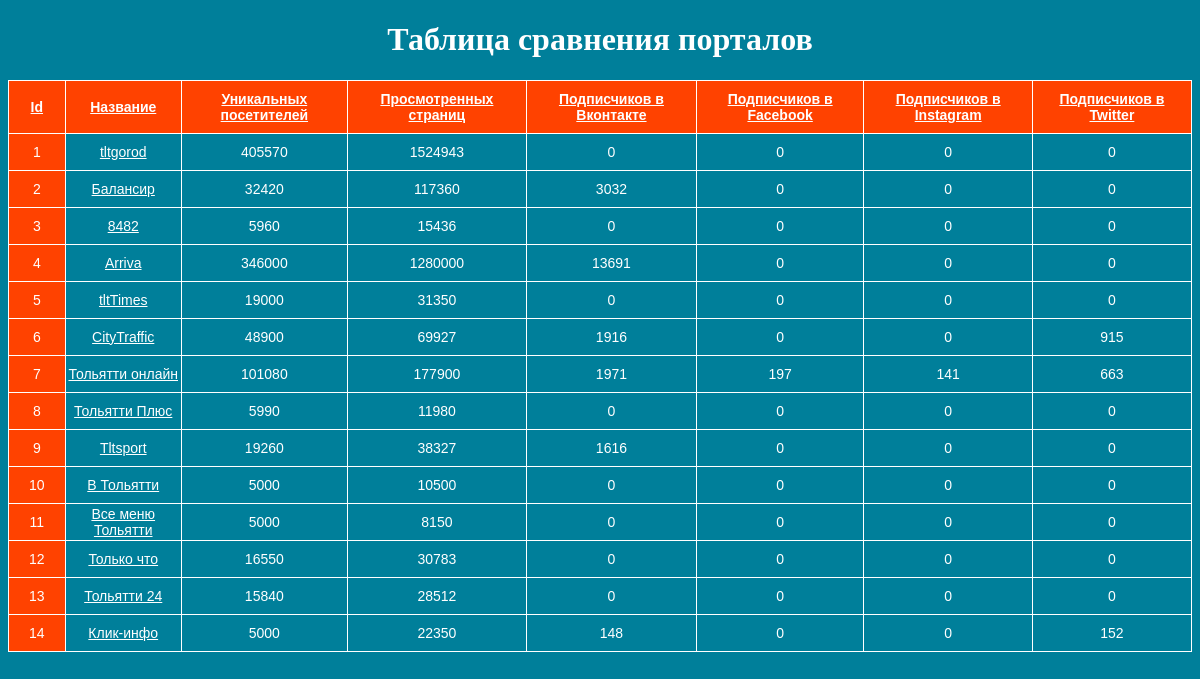
The page / on the database its author committed.
### tables this page shows
CREATE TABLE `portals` (
  `id` int(11) NOT NULL,
  `name` text NOT NULL,
  `url` text NOT NULL,
  `visitors` int(200) NOT NULL,
  `pages` int(200) NOT NULL,
  `description` text NOT NULL,
  `news` text NOT NULL,
  `sections` text NOT NULL,
  `vk` text NOT NULL,
  `vksubs` int(200) NOT NULL,
  `facebook` text NOT NULL,
  `facebooksubs` int(200) NOT NULL,
  `inst` text NOT NULL,
  `instsubs` int(200) NOT NULL,
  `twitter` text NOT NULL,
  `twittersubs` int(200) NOT NULL
);

### index.php (the view, shortened to what this page needs)
<!DOCTYPE html>
<html>
<head>
<link rel="stylesheet" href="mystyle.css">
</head>
<body>
<h1 align="center">Таблица сравнения порталов</h1>
<?php
require_once 'connection.php';
$link = mysqli_connect($host, $user, $password, $database)
    or die("Ошибка " . mysqli_error($link));
$sort = isset($_GET['sort'])?$_GET['sort']:null;
if($sort != 'id' && $sort != 'name' && $sort != 'visitors'
 && $sort != 'pages' && $sort != 'vksubs' && $sort != 'facebooksubs'
 && $sort != 'instsubs' && $sort != 'twittersubs')
{
$sort = 'id';
$way = 'ASC';
}
 else
 {
 $way='DESC';
 }
$query ="SELECT id, name, visitors, pages, vksubs, facebooksubs, instsubs, twittersubs
 FROM portals
 ORDER BY $sort $way";
$result = mysqli_query($link, $query) or die("Ошибка " . mysqli_error($link));
    $rows = mysqli_num_rows($result);
    echo "<table>
	<tr>
	<th><a href=index.php?sort=id>Id</a></th>
	<th><a href=index.php?sort=name>Название</th>
	<th><a href=index.php?sort=visitors>Уникальных посетителей</a></th>
	<th><a href=index.php?sort=pages>Просмотренных страниц</a></th>
	<th><a href=index.php?sort=vksubs>Подписчиков в Вконтакте</a></th>
	<th><a href=index.php?sort=facebooksubs>Подписчиков в Facebook</a></th>
	<th><a href=index.php?sort=instsubs>Подписчиков в Instagram</a></th>
	<th><a href=index.php?sort=twittersubs>Подписчиков в Twitter</a></th>
	</tr>";
    for ($i = 1 ; $i < $rows+1 ; ++$i)
    {
        $row = mysqli_fetch_array($result);
        echo "<tr>";
            for ($j = 0 ; $j < 8 ; ++$j)
			{
				if ($j==1)
				{
					echo '<td><a href="/portal.php?id='.$row['id'].'">'.$row['name'].'</a></td>';
				}
				else
				echo "<td>$row[$j]</td>";
			}
        echo "</tr>";
    }
    echo "</table>";
?>
</body>
</html>

### mystyle.css (style rules this page uses)
table { margin: auto; font-family: "Lucida Sans Unicode", "Lucida Grande", Sans-Serif; font-size: 14px; border-collapse: collapse; text-align: center; }
th, td:first-child { background: #ff4200; color: white; padding: 10px 20px; }
th, td { border-style: solid; border-width: 1px 1px 1px 1px; border-color: white; }
td { background: #007f9a; }
body { background: #007f9a; color:white; }
A { color: white; }

### rows shown on the page
portals: id "1", name "tltgorod", visitors "405570", pages "1524943", vksubs "0", facebooksubs "0", instsubs "0", twittersubs "0"
portals: id "2", name "Балансир", visitors "32420", pages "117360", vksubs "3032", facebooksubs "0", instsubs "0", twittersubs "0"
portals: id "3", name "8482", visitors "5960", pages "15436", vksubs "0", facebooksubs "0", instsubs "0", twittersubs "0"
portals: id "4", name "Arriva", visitors "346000", pages "1280000", vksubs "13691", facebooksubs "0", instsubs "0", twittersubs "0"
portals: id "5", name "tltTimes", visitors "19000", pages "31350", vksubs "0", facebooksubs "0", instsubs "0", twittersubs "0"
portals: id "6", name "CityTraffic", visitors "48900", pages "69927", vksubs "1916", facebooksubs "0", instsubs "0", twittersubs "915"
portals: id "7", name "Тольятти онлайн", visitors "101080", pages "177900", vksubs "1971", facebooksubs "197", instsubs "141", twittersubs "663"
portals: id "8", name "Тольятти Плюс", visitors "5990", pages "11980", vksubs "0", facebooksubs "0", instsubs "0", twittersubs "0"
portals: id "9", name "Tltsport", visitors "19260", pages "38327", vksubs "1616", facebooksubs "0", instsubs "0", twittersubs "0"
portals: id "10", name "В Тольятти", visitors "5000", pages "10500", vksubs "0", facebooksubs "0", instsubs "0", twittersubs "0"
portals: id "11", name "Все меню Тольятти", visitors "5000", pages "8150", vksubs "0", facebooksubs "0", instsubs "0", twittersubs "0"
portals: id "12", name "Только что", visitors "16550", pages "30783", vksubs "0", facebooksubs "0", instsubs "0", twittersubs "0"
portals: id "13", name "Тольятти 24", visitors "15840", pages "28512", vksubs "0", facebooksubs "0", instsubs "0", twittersubs "0"
portals: id "14", name "Клик-инфо", visitors "5000", pages "22350", vksubs "148", facebooksubs "0", instsubs "0", twittersubs "152"
